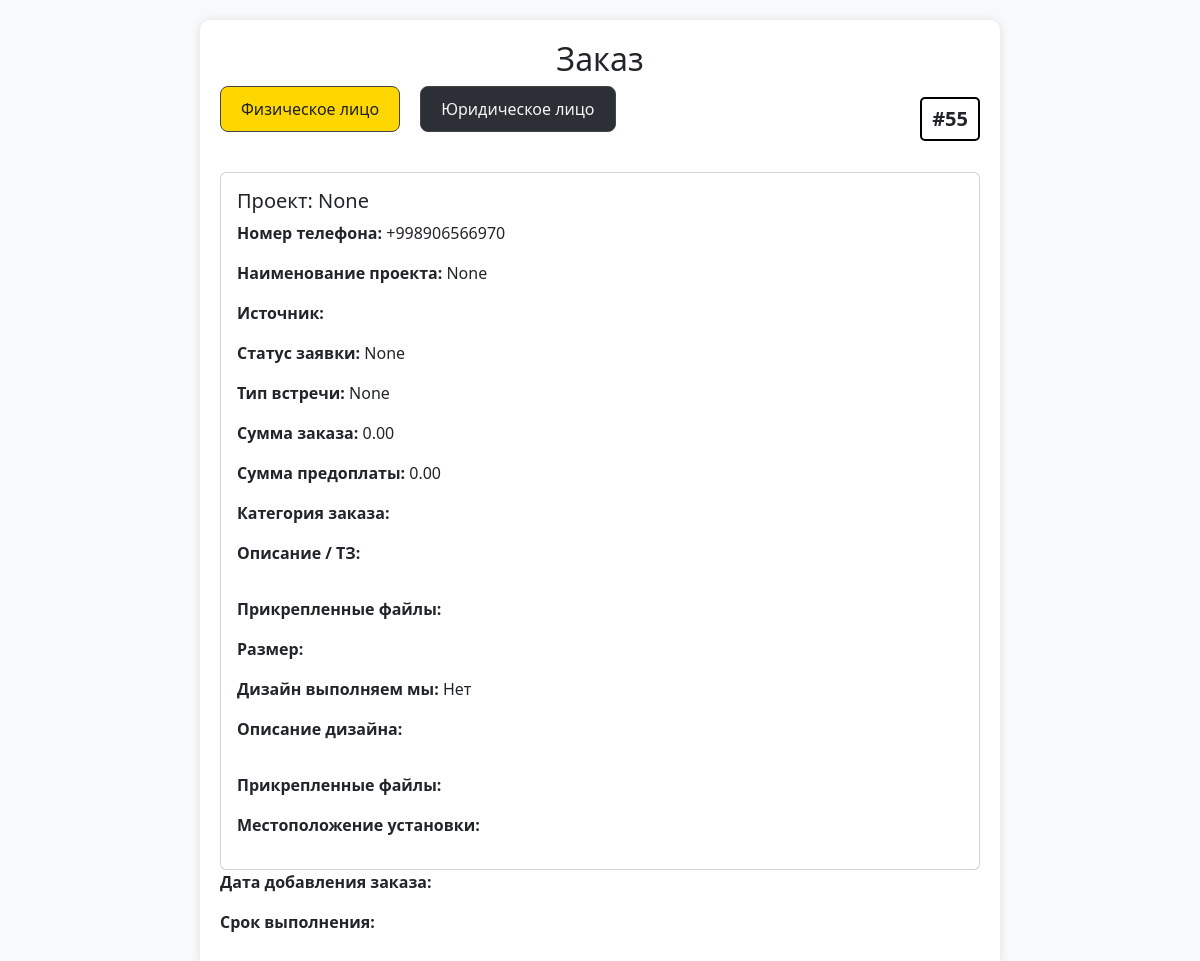
/order/55 (signed in), run on an earlier commit of the app's database.
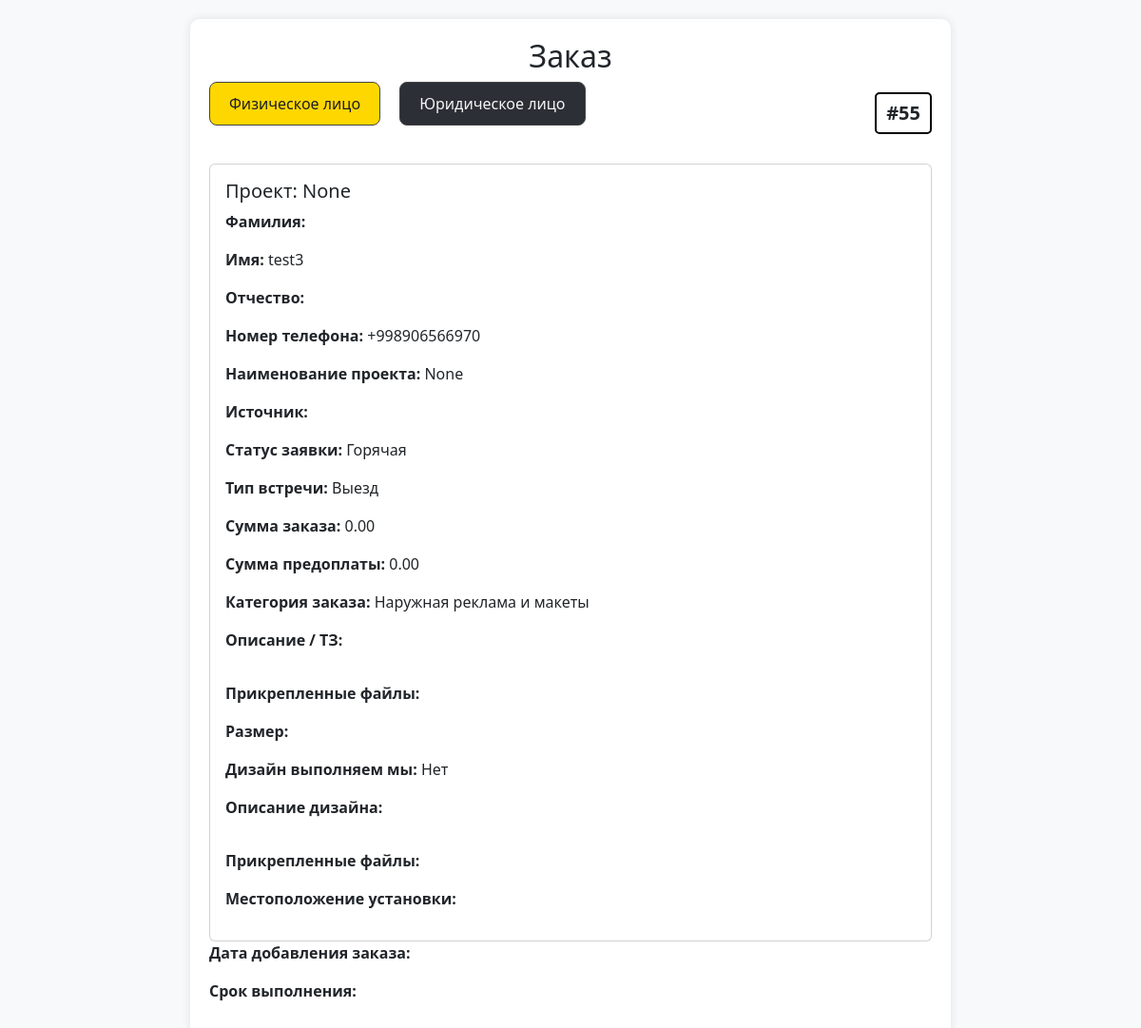
And on a later commit of the database.
### backend/models.py (models this page shows, shortened)
class Orders(models.Model):
    Stage_CHOICES = [
        ("marketing", "Соц. маркетинг"),
        ("call_center", "Колл-центр"),
        ("manager", "Менеджер"),
        ("design", "Проектирование"),
        ("technologist", "Технолог"),
        ("manager_2", "Менеджер_2"),
        ("accounting", "Бухгалтерия"),
        ("warehouse", "Склад"),
        ("manufacturing", "Производство"),
        ("accounting_2", "Бухгалтерия_2"),
        ("delivery", "Доставка"),
        ("installation", "Установка"),
        ("quality_control", "Контроль качества"),
        ("finished", "Завершён"),
        ("archive", "Архив"),
        ("failed", "fail")
    ]
    Stage_pod_CHOICES = [
        ("rezka", "Резка"),
        ("svarka", "Сварка"),
        ("fill", "Покраска"),
        ("print", "Печать"),
        ('sborka',"Сборка"),
        ('ready','Готово')
    ]
    vstrecha_choice = [
        ("viezd", "Выезд"),
        ("priezd", "Приезд"),
    ]
    zayavki_choice = [
        ("hot", "Горячая"),
        ("cool", "Холодная"),
    ]
    client=models.ForeignKey(Clients, on_delete=models.CASCADE, related_name='clients_order',null=True)
    call_center = models.ForeignKey(
        'Profile', on_delete=models.CASCADE, related_name='call_center_profile', verbose_name="Профиль",blank=True,null=True
    )
    order_name=models.CharField(max_length=100,null=True)
    vstrecha=models.CharField(max_length=20, choices=vstrecha_choice,null=True)
    zayavki = models.CharField(max_length=20, choices=zayavki_choice, null=True)
    order_sum=models.DecimalField(max_digits=10, decimal_places=2,default=0)
    order_predoplata=models.DecimalField(max_digits=10, decimal_places=2,default=0)
    description=models.TextField()
    description_design = models.TextField()
    check_design=models.BooleanField(default=False)
    catigories = models.CharField(max_length=50)
    razmer=models.CharField(max_length=50)
    latitude = models.FloatField(blank=True, null=True, default=0)
    longitude = models.FloatField(blank=True, null=True, default=0)
    tz=models.FileField(blank=True, upload_to='pictures/')
    design=models.FileField(blank=True, upload_to='pictures/')
    stage = models.CharField(max_length=20, choices=Stage_CHOICES,default='manager')
    add_order=models.DateField(null=True)
    complete_order=models.DateField(null=True)
    rezka=models.BooleanField(default=False)
    svarka=models.BooleanField(default=False)
    fill=models.BooleanField(default=False)
    print=models.BooleanField(default=False)
    sborka = models.BooleanField(default=False)
    stage_pod=models.CharField(max_length=20, choices=Stage_pod_CHOICES,default="rezka")
    payment_data=models.DateField(null=True)
    complete_date=models.DateField(null=True)
    fail_date = models.DateField(null=True)
    by_who_fail=models.CharField(max_length=50,null=True,blank=True)
    fail=models.CharField(max_length=255,null=True)
    full_pay=models.BooleanField(default=False)

class Social_clients(models.Model):
    profile = models.ForeignKey(
        'Profile', on_delete=models.CASCADE, related_name='social_client', verbose_name="Профиль"
    )
    client_name=models.CharField(max_length=100)
    phone=PhoneNumberField(null=True, blank=True, default=None)
    comment=models.CharField(max_length=255,null=True, blank=True, default=None)
    order=models.OneToOneField("Orders", on_delete=models.CASCADE, related_name='marketing',null=True)

class Clients(models.Model):
    Social_CHOICES = [
        ("social", "Социальные сети"),
        ("cold_calls", "Холодные звонки"),
        ("word_of_mouth", "Сарафанное радио"),
    ]
    CLIENT_TYPE_CHOICES = [
        ('INDIVIDUAL', 'Физическое лицо'),
        ('LEGAL_ENTITY', 'Юридическое лицо'),
    ]
    social = models.CharField(max_length=20, choices=Social_CHOICES)
    client_type = models.CharField(
        max_length=20,
        choices=CLIENT_TYPE_CHOICES,
    )
    phone = PhoneNumberField()
    created_at = models.DateField(auto_now_add=True,null=True)
    name = models.CharField(max_length=200, null=True, blank=True, default=None)
    lastname = models.CharField(max_length=200, null=True, blank=True, default=None)
    middle_name = models.CharField(max_length=200, null=True, blank=True, default=None)
    adress = models.CharField(max_length=200, null=True, blank=True, default=None)
    company_name=models.CharField(max_length=200, null=True, blank=True, default=None)
    inn = models.CharField(max_length=12,null=True, blank=True, default=None)
    account=models.IntegerField(blank=True,null=True,default=None)
    mfo = models.IntegerField(blank=True, null=True, default=None)
    active=models.BooleanField(default=False)

### backend/views.py (the view, shortened to what this page needs)
# urls.py: path('order/<int:pk>',views.OrderDetail.as_view(),name='order_detail'),
class OrderDetail(LoginRequiredMixin,DetailView):
   model = Orders
   login_url = reverse_lazy('login')
   template_name = 'order_detail.html'
   context_object_name = 'item'

### backend/templates/order_detail.html (shortened to what this page needs)
{% load static %}
{% if request.user.profile.approve %}
<!DOCTYPE html>
<html lang="ru">
<head>
    <link href="https://cdn.jsdelivr.net/npm/bootstrap@5.3.0/dist/css/bootstrap.min.css" rel="stylesheet">
    <link rel="stylesheet" href="{% static 'css/main.css' %}">
</head>
<body>
    <div class="container">
        <h2 class="text-center">Заказ</h2>
  <div class="toggle-header">
  <div class="toggle-buttons">
    <button id="btn-individual" class="active">Физическое лицо</button>
    <button id="btn-legal">Юридическое лицо</button>
  </div>
  <div class="order-id-box">#{{ item.id }}</div>
</div>
         {% if item.stage == 'finished' or item.stage == 'archive' or  request.user.profile.position != "admin" and request.user.profile.position != "manager" %}
                <div class="card p-3">
    <h5>Проект: {{ item.order_name }}</h5>
            {% if item.client.client_type == 'INDIVIDUAL' %}
    <p><strong>Фамилия:</strong> {{ item.client.lastname }}</p>
    <p><strong>Имя:</strong> {{ item.client.name|default:item.marketing.client_name }}</p>
    <p><strong>Отчество:</strong> {{ item.client.middle_name }}</p>
        {% endif %}
    <p><strong>Номер телефона:</strong> {{ item.client.phone|default:item.marketing.phone }}</p>
    <p><strong>Наименование проекта:</strong> {{ item.order_name }}</p>
    <p><strong>Источник:</strong> {{ item.client.get_social_display }}</p>
    <p><strong>Статус заявки:</strong> {{ item.get_zayavki_display }}</p>
    <p><strong>Тип встречи:</strong> {{ item.get_vstrecha_display }}</p>
    <p><strong>Сумма заказа:</strong> {{ item.order_sum }}</p>
    <p><strong>Сумма предоплаты:</strong> {{ item.order_predoplata }}</p>
    <p><strong>Категория заказа:</strong> {{ item.catigories }}</p>
    <p><strong>Описание / ТЗ:</strong></p>
    <p><strong>Прикрепленные файлы:</strong></p>
    <p><strong>Размер:</strong> {{ item.razmer }}</p>
    <p><strong>Дизайн выполняем мы:</strong> {% if item.check_design %}Да{% else %}Нет{% endif %}</p>
    <p><strong>Описание дизайна:</strong></p>
       <p><strong>Прикрепленные файлы:</strong></p>
    <p><strong>Местоположение установки:</strong></p>
            </div>
    <p><strong>Дата добавления заказа:</strong> {{ item.add_order|date:"d.m.Y" }}</p>
    <p><strong>Срок выполнения:</strong> {{ item.complete_order|date:"d.m.Y" }}</p>
</div>
        {% endif %}
</body>
</html>
{% else %}
{% include 'waiting.html' %}
{% endif %}

What changed in the data, as far as the page shows it:
changed Orders "None": stage "marketing" → "call_center" (drawn); client.name (not shown) → "test3"; zayavki "None" → "Горячая"; vstrecha "None" → "Выезд"; catigories (not shown) → "Наружная реклама и макеты"
Also different on the page:
text now shown: "Фамилия: Имя: Отчество:"
